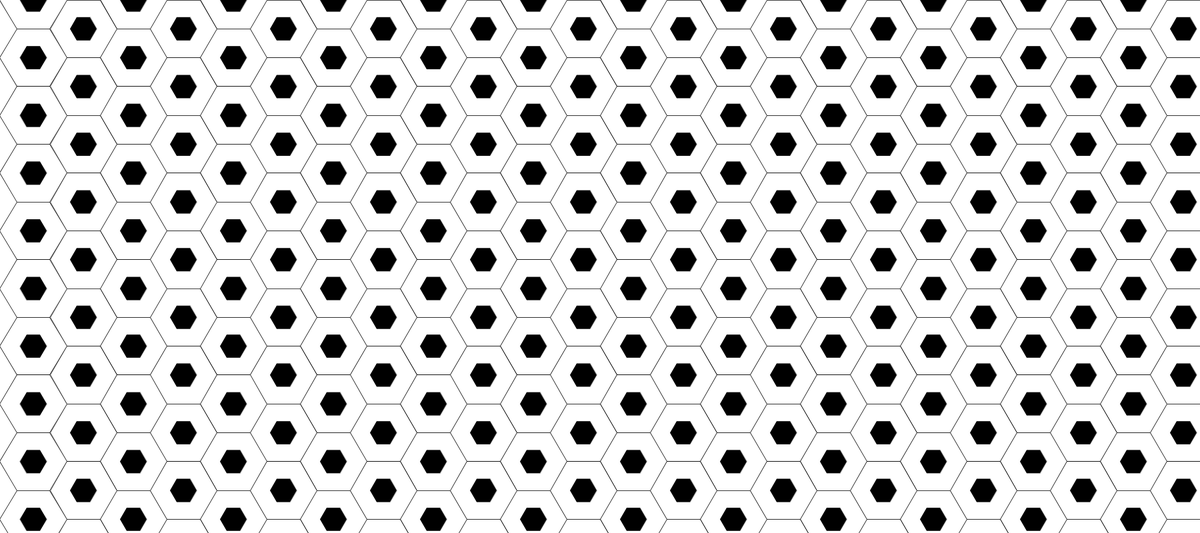
Frame 1 (no input)
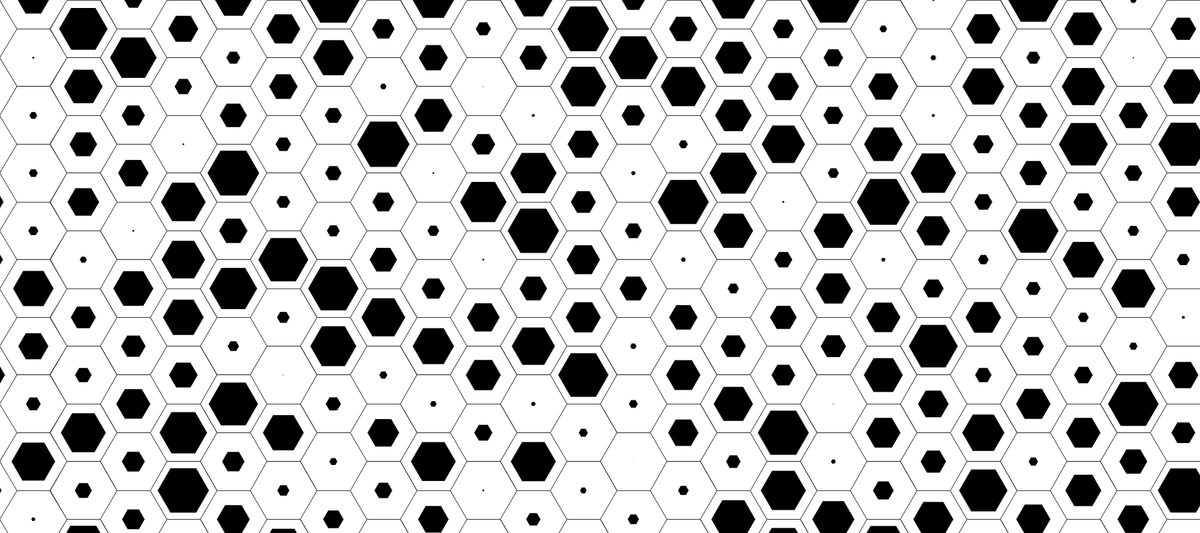
Frame 60 (the mouse pressed at the canvas centre just before this capture)
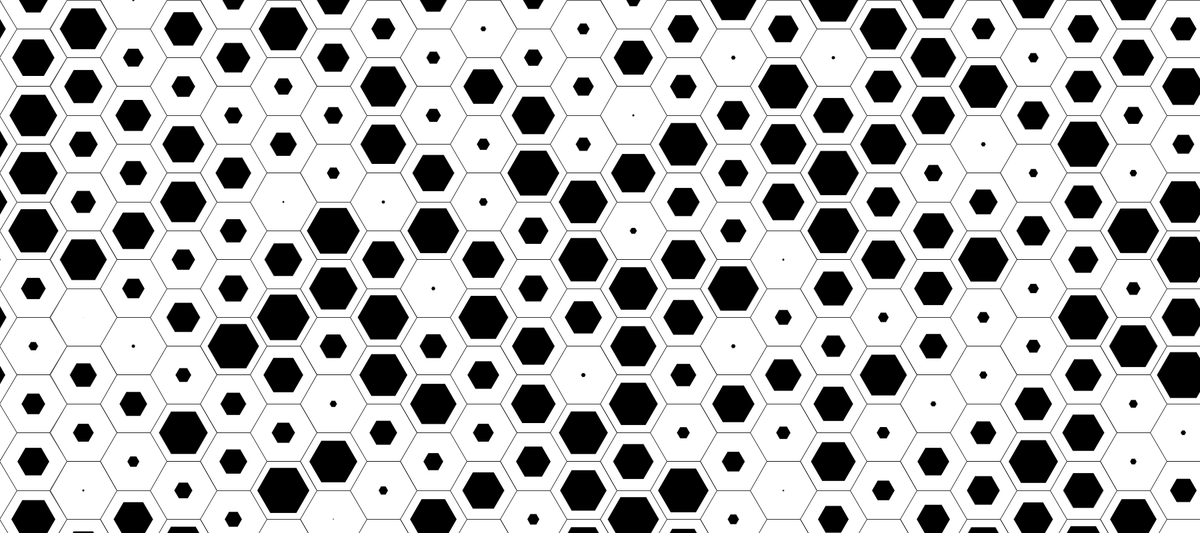
Frame 120 (the mouse held since frame 60 and released just before this capture)

The Processing sketch that drew these frames (run headless with seeded random() and noise(); from frame 60 on, the mouse is pressed at the canvas centre):

// Processing sketch: processing_121083
// ── processing_121083.pde


//created by Formo
//stanleyandDani
polybase[][] mybase = new polybase[13][13];
polybase[][] mybase1 = new polybase[10][10];
polybase[][] mybased = new polybase[13][13];
polybase[][] mybased1 = new polybase[10][10];

int cols =13;
int rows=13;

void setup() {

  size (1800, 800);
  smooth();
  noFill();

  mybase = new polybase [cols][rows];
  for (int k = 0; k < cols; k++) {
    for (int l =0; l < rows; l++) {
      // Initialize each object
      mybase[k][l] = new polybase (k*3*50+(2*50*cos(radians(60))), l*2*50*sin(radians(60)), 50, 6);
    }
  }

  //
  mybased = new polybase [cols][rows];
  for (int k = 0; k < cols; k++) {
    for (int l =0; l < rows; l++) {
      // Initialize each object
      mybased[k][l] = new polybase (k*3*50-(50*cos(radians(60))), l*2*50*sin(radians(60))+50*(sin(radians(60))), 50, 6);
    }
  }




  //

  mybase1 = new polybase [cols][rows];
  for (int k = 0; k < cols; k++) {
    for (int l =0; l < rows; l++) {
      // Initialize each object
      mybase1[k][l] = new polybase (k*3*50+(2*50*cos(radians(60))), l*2*50*sin(radians(60)), 20, 6);
    }
  }

  mybased1 = new polybase [cols][rows];
  for (int k = 0; k < cols; k++) {
    for (int l =0; l < rows; l++) {
      // Initialize each object
      mybased1[k][l] = new polybase (k*3*50-(50*cos(radians(60))), l*2*50*sin(radians(60))+50*(sin(radians(60))), 20, 6);
    }
  }
}

void draw() {
  background(255);
  for (int k = 0; k < cols; k++) {
    for (int l = 0; l < rows; l++) {
      fill(255);
      strokeWeight(.7);
      mybase[k][l].display();
      mybased[k][l].display();
      fill(random(200-225));
      strokeWeight(.25);
      mybase1[k][l].display();

      mybase1[k][l].ukuran();



      mybased1[k][l].display();

      mybased1[k][l].ukuran();
    }
  }
}

class polybase {


  float bx;
  float by;
  float br;
  int bn;


  polybase(float tempbx, float tempby, float bradius, int bside) {

    bx= tempbx;
    by= tempby;
    br= bradius;
    bn= bside;
  }

  void display() {
    float sudut = 360.0/bn;
    beginShape();
    for (int j =0; j<bn; j++) {

      vertex(bx + br * cos(radians(sudut  * j)), 
      by + br * sin(radians(sudut  * j)));
    }
    endShape(CLOSE);
  }
  void ukuran() {

    br= br+.5;
    if (br>=40) {
      br = random(40)-10;
    }
  }
}
